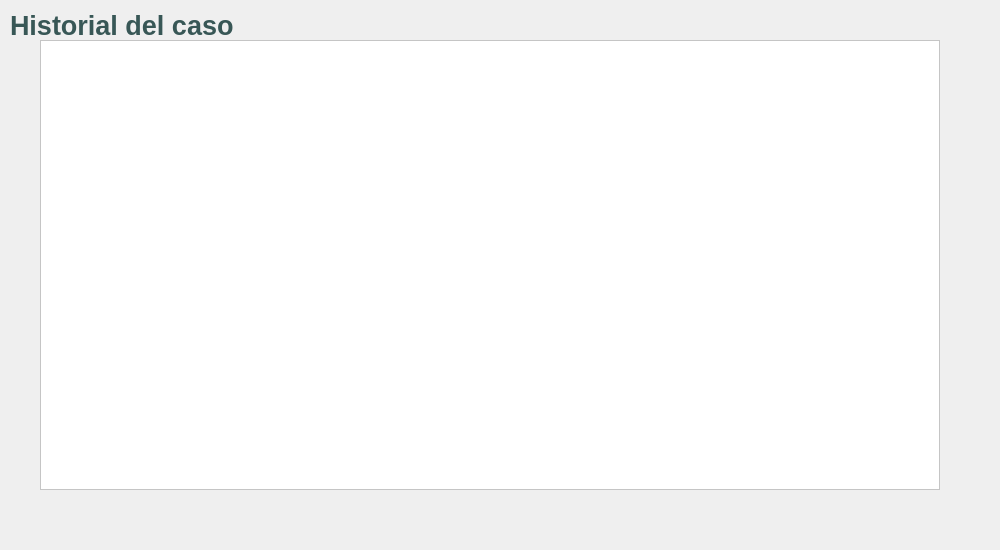
<?xml version="1.0" encoding="UTF-8"?>
<ui version="4.0">
 <class>CaseFaseView</class>
 <widget class="QWidget" name="CaseFaseView">
  <property name="geometry">
   <rect>
    <x>0</x>
    <y>0</y>
    <width>1000</width>
    <height>550</height>
   </rect>
  </property>
  <property name="windowTitle">
   <string>Form</string>
  </property>
  <widget class="QLabel" name="labelTitle">
   <property name="geometry">
    <rect>
     <x>10</x>
     <y>10</y>
     <width>250</width>
     <height>30</height>
    </rect>
   </property>
   <property name="minimumSize">
    <size>
     <width>250</width>
     <height>30</height>
    </size>
   </property>
   <property name="maximumSize">
    <size>
     <width>250</width>
     <height>30</height>
    </size>
   </property>
   <property name="font">
    <font>
     <pointsize>20</pointsize>
     <weight>75</weight>
     <bold>true</bold>
    </font>
   </property>
   <property name="styleSheet">
    <string notr="true">color: rgb(56,87,86);</string>
   </property>
   <property name="text">
    <string>Historial del caso</string>
   </property>
  </widget>
  <widget class="QScrollArea" name="scrollArea">
   <property name="geometry">
    <rect>
     <x>40</x>
     <y>40</y>
     <width>900</width>
     <height>450</height>
    </rect>
   </property>
   <property name="maximumSize">
    <size>
     <width>900</width>
     <height>450</height>
    </size>
   </property>
   <property name="styleSheet">
    <string notr="true">background-color: white;</string>
   </property>
   <property name="widgetResizable">
    <bool>true</bool>
   </property>
   <widget class="QWidget" name="scrollAreaWidgetContents">
    <property name="geometry">
     <rect>
      <x>0</x>
      <y>0</y>
      <width>898</width>
      <height>448</height>
     </rect>
    </property>
   </widget>
  </widget>
 </widget>
 <resources/>
 <connections/>
</ui>
